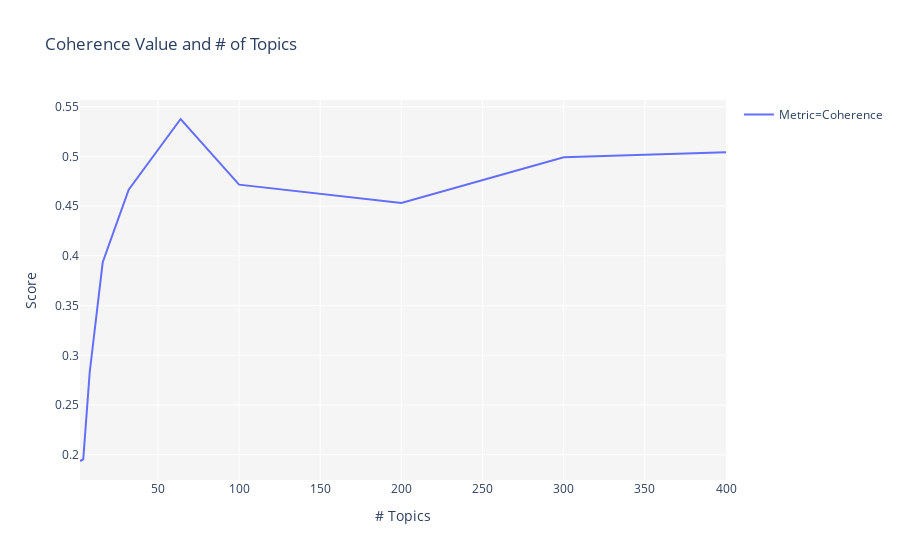

The notebook cell saved with this chart:
### Code cell
tuned_unsupervised = tune_model(model = 'lda', multi_core = True)

### Figure 1 — Plotly figure (JSON) as saved in the notebook; plotly's stock layout.template omitted (floating-point values rounded to 4 significant figures)
{"data": [{"hovertemplate": "Metric=Coherence<br># Topics=%{x}<br>Score=%{y}", "showlegend": true, "legendgroup": "Metric=Coherence", "name": "Metric=Coherence", "yaxis": "y", "hoverlabel": {"namelength": 0}, "mode": "lines", "xaxis": "x", "y": [0.1937, 0.1954, 0.2832, 0.3936, 0.4666, 0.5377, 0.4717, 0.4532, 0.4991, 0.5042], "x": [2, 4, 8, 16, 32, 64, 100, 200, 300, 400], "line": {"color": "#636efa", "dash": "solid", "shape": "linear"}, "type": "scatter"}], "layout": {"yaxis": {"domain": [0, 1], "anchor": "x", "title": {"text": "Score"}}, "plot_bgcolor": "rgb(245,245,245)", "title": {"text": "Coherence Value and # of Topics"}, "xaxis": {"domain": [0, 1], "anchor": "y", "title": {"text": "# Topics"}}, "legend": {"tracegroupgap": 0}}}
